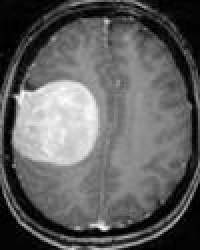
#> input picture nop/Y1.jpg, 100 x 125 px, found by its file name (shown 2 times larger)
$ jupyter execute --allow-errors nuevanuevayop.ipynb
#> lines starting #> are read from the running program, lines starting #| are printed output that depends on the picture
[cell 1]
import numpy as np
from scipy.stats import pearsonr
import os
from PIL import Image
from scipy.stats import pearsonr
import cv2
import matplotlib.pyplot as plt

[cell 2]
def sacarDiferencia(carpeta, newCarpeta):
    # Crear la carpeta de imágenes de diferencia si no existe
    if not os.path.exists(newCarpeta):
        os.makedirs(newCarpeta)

    # Obtener la lista de archivos en la carpeta
    archivos = os.listdir(carpeta)

    # Iterar sobre los archivos
    for archivo in archivos:
        # Comprobar si es un archivo de imagen
        if archivo.endswith(".jpg") or archivo.endswith(".png"):
            # Ruta completa de la imagen
            ruta_imagen = os.path.join(carpeta, archivo)

            # Cargar la imagen
            imagen = cv2.imread(ruta_imagen, 0)
            imagen = cv2.normalize(imagen, None, 0, 255, cv2.NORM_MINMAX)

            # Eliminación de ruido con filtrado de media
            imagen = cv2.medianBlur(imagen, 5)

            # Mejora de la nitidez utilizando filtrado bilateral
            imagen = cv2.bilateralFilter(imagen, 9, 75, 75)

            # Obtener dimensiones de la imagen
            alto, ancho = imagen.shape

            # Dividir la imagen en mitades
            mitad_izquierda = imagen[:, :ancho // 2]
            mitad_derecha = imagen[:, ancho // 2:]

            # Aplicar efecto espejo vertical a la mitad derecha
            mitad_derecha_espejo = cv2.flip(mitad_derecha, 1)

            diferencia = np.abs(mitad_izquierda.astype(int) - mitad_derecha_espejo.astype(int))

            # Convertir la imagen de diferencia a CV_8U
            diferencia = cv2.convertScaleAbs(diferencia)

           # Calcular el histograma de la mitad izquierda
            hist_izquierda = cv2.calcHist([mitad_izquierda], [0], None, [256], [0, 256])
            cv2.normalize(hist_izquierda, hist_izquierda, 0, 1, cv2.NORM_MINMAX)

            # Calcular el histograma de la mitad derecha
            hist_derecha = cv2.calcHist([mitad_derecha_espejo], [0], None, [256], [0, 256])
            cv2.normalize(hist_derecha, hist_derecha, 0, 1, cv2.NORM_MINMAX)

            # Calcular la similitud entre los histogramas
            similitud = cv2.compareHist(hist_izquierda, hist_derecha, cv2.HISTCMP_CORREL)

            # Determinar cuál mitad tiene mayor similitud
            if similitud > 0:
                print("La mayor similitud se encuentra en la mitad izquierda.", archivo)
            elif similitud < 0:
                print("La mayor similitud se encuentra en la mitad derecha.", archivo)
            else:
                print("No hay una similitud clara entre las mitades izquierda y derecha.")

            d = 3
            sigmaColor = 200
            sigmaSpace = 1000

            # Aplicar el filtro bilateral
            diferencia = cv2.bilateralFilter(diferencia, d, sigmaColor, sigmaSpace)

            # Guardar la imagen de diferencia en escala de grises
            nombre_grafica = "mitad_" + archivo
            ruta_grafica = os.path.join(newCarpeta, nombre_grafica)
            cv2.imwrite(ruta_grafica, diferencia)

[cell 3]
import os
from PIL import Image
import numpy as np

# [39 lines left out: function vectorizar, not called in this run]

#> (a cell that did not finish here is left out)

#> (a cell that did not finish here is left out)

[cell 6]
# [15 lines left out: function divideTrainTest, not called in this run]

[cell 7]
def mergeData(data1, data2):
    return np.concatenate((data1, data2), axis=0)

[cell 8]
def euclidean_distance(x1, x2):
    return np.sqrt(np.sum((x1 - x2) ** 2))

class KNNClassifier:
    def __init__(self, k):
        self.k = k

    def fit(self, X_train, y_train):
        self.X_train = X_train
        self.y_train = y_train

    # [12 lines left out: function predict, not called in this run]

[cell 9]
# [7 lines left out: function knnAlgorithm, not called in this run]

[cell 10]
class KMeans:
    # [95 lines left out: functions __init__, initialize_centroids, initialize_centroids_with_features, kmeans_plusplus_initialization, assign_clusters, update_centroids and 3 more, not called in this run]

    def predict(self, data):
        labels = self.assign_clusters(data)
        return labels

[cell 11]
# [5 lines left out: function calculate_confusion_matrix, not called in this run]

[cell 12]
# [45 lines left out: function compareKmeansAndKnn, not called in this run]

#> (a cell that did not finish here is left out)

[cell 14]
# [6 lines left out: function exclude, not called in this run]

#> (a cell that did not finish here is left out)

#> (a cell that did not finish here is left out)

[cell 17]
# [30 lines left out: function getBetterVersion, not called in this run]

#> (a cell that did not finish here is left out)

#> (a cell that did not finish here is left out)

[cell 20]
import numpy as np
from sklearn.metrics import accuracy_score

# [26 lines left out: function LOO_Knn, not called in this run]

#> (a cell that did not finish here is left out)

[cell 22]
import numpy as np
from scipy.ndimage import gaussian_filter

# [45 lines left out: function bilateral_filter, not called in this run]

# Cargar la imagen
imagen = cv2.imread('imagen.jpg')

# Aplicar el filtrado bilateral
#> (the rest of this cell did not finish here and is left out)

[cell 23]
def bilateral_filter(image, d, sigma_color, sigma_space):
    # Convertir la imagen a tipo float para realizar los cálculos
    image = image.astype(np.float32)

    # Obtener las dimensiones de la imagen
    height, width = image.shape

    # Crear una matriz vacía para almacenar la imagen filtrada
    filtered_image = np.zeros_like(image)

    # Calcular el rango espacial de acuerdo a sigma_space
    spatial_range = np.arange(-d, d + 1)

    # Iterar sobre cada píxel de la imagen
    for y in range(height):
        for x in range(width):
            # Obtener el vecindario alrededor del píxel
            y_min = max(0, y - d)
            y_max = min(height - 1, y + d)
            x_min = max(0, x - d)
            x_max = min(width - 1, x + d)
            neighborhood = image[y_min:y_max + 1, x_min:x_max + 1]

            # Calcular el rango de color de acuerdo a sigma_color
            color_range = np.exp(-np.sum((neighborhood - image[y, x])**2) / (2 * sigma_color**2))

            # Calcular el rango espacial de acuerdo a sigma_space
            spatial_range_squared = spatial_range**2
            spatial_range_weights = np.exp(-spatial_range_squared / (2 * sigma_space**2))

            # Calcular los pesos normalizados
            weights = color_range * spatial_range_weights
            normalized_weights = weights / np.sum(weights)

            # Aplicar los pesos al vecindario para obtener el valor del píxel filtrado
            filtered_pixel = np.sum(neighborhood * normalized_weights)

            # Asignar el valor filtrado al píxel correspondiente en la imagen filtrada
            filtered_image[y, x] = filtered_pixel

    # Convertir la imagen filtrada a tipo uint8 (rango de 0 a 255)
    filtered_image = np.clip(filtered_image, 0, 255).astype(np.uint8)

    return filtered_image

#> (a cell that did not finish here is left out)

data_yes = vectorizar('carpeta_MitadesYes/', 1)

sacarDiferencia('no_nuevo/','./carpeta_MitadesNo/')
data_no = vectorizar('carpeta_MitadesNo/', 0)

#> (a cell that did not finish here is left out)

data_yes = vectorizar('carpeta_MitadesYes/', 1)

sacarDiferencia('no_nuevo/','./carpeta_MitadesNo/')
data_no = vectorizar('carpeta_MitadesNo/', 0)

#> (a cell that did not finish here is left out)

data_yes = vectorizar('carpeta_MitadesYes/', 1)

sacarDiferencia('no_nuevo/','./carpeta_MitadesNo/')
data_no = vectorizar('carpeta_MitadesNo/', 0)

[cell 27]
# Cargar la imagen en blanco y negro
imagen = cv2.imread('yes_nuevo/Y1.jpg', 0)
#> imagen is the input picture: shape (125, 100); min 0, max 255, mean 96.4
# Parámetros del filtrado bilateral
d = 9
sigma_color = 75
sigma_space = 75

# Aplicar apertura a la imagen original
kernel_size = 3
kernel = np.ones((kernel_size, kernel_size), dtype=np.uint8)
imagen_apertura = cv2.morphologyEx(imagen, cv2.MORPH_OPEN, kernel)
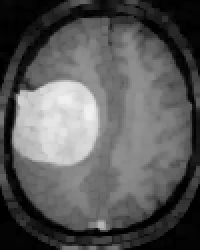
#> imagen_apertura: shape (125, 100) (shown 2 times larger); min 0, max 241, mean 89.7

# Aplicar filtrado bilateral manual
#> (the rest of this cell did not finish here and is left out)

#> after the loop in bilateral_filter, `for y in range(height):`: filtered_image: shape (125, 100) float32; every value is 0

# Aplicar filtrado bilateral con OpenCV
imagen_filtrada_opencv = cv2.bilateralFilter(imagen_apertura, d, sigma_color, sigma_space)

# Comparar las imágenes filtradas
plt.figure(figsize=(10, 6))

plt.subplot(131)
plt.imshow(imagen_apertura, cmap='gray')
plt.title('Imagen Apertura')

plt.subplot(132)
plt.imshow(imagen_filtrada_manual, cmap='gray')
plt.title('Filtrado Bilateral Manual')

plt.subplot(133)
plt.imshow(imagen_filtrada_opencv, cmap='gray')
plt.title('Filtrado Bilateral OpenCV')

plt.tight_layout()
plt.show()
